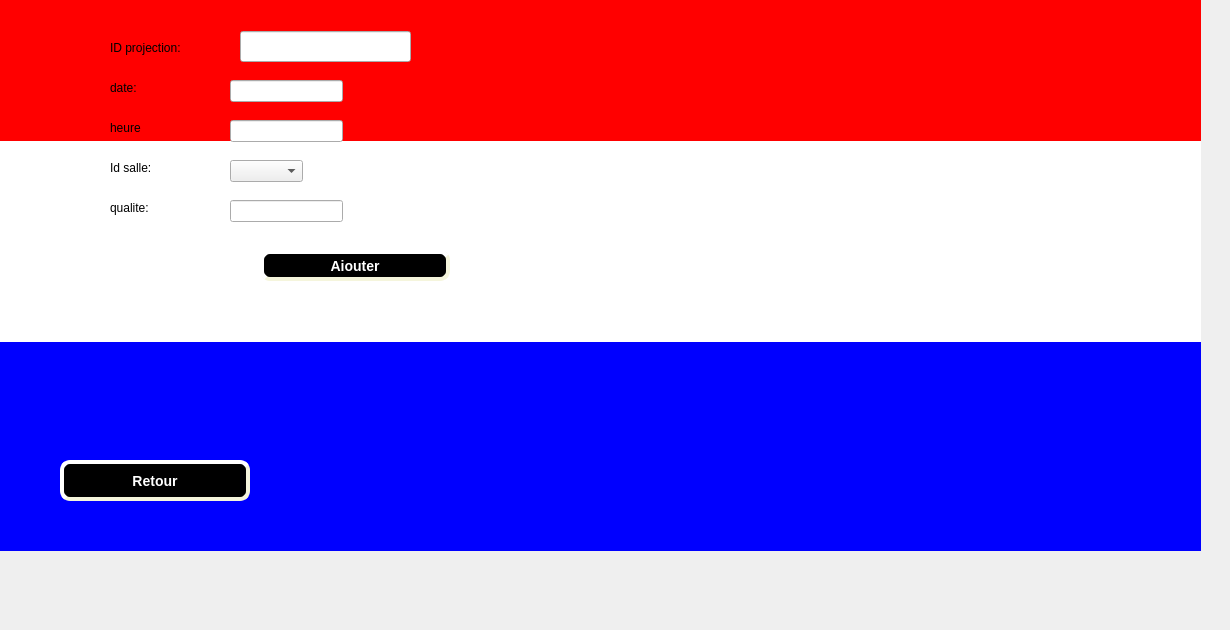
          <widget class="QWidget" name="tab_26">
           <attribute name="title">
            <string>ajouter projection</string>
           </attribute>
           <widget class="QLabel" name="label_3">
            <property name="geometry">
             <rect>
              <x>110</x>
              <y>80</y>
              <width>56</width>
              <height>16</height>
             </rect>
            </property>
            <property name="text">
             <string>date:</string>
            </property>
           </widget>
           <widget class="QLabel" name="label_66">
            <property name="geometry">
             <rect>
              <x>110</x>
              <y>160</y>
              <width>81</width>
              <height>16</height>
             </rect>
            </property>
            <property name="text">
             <string>Id salle:</string>
            </property>
           </widget>
           <widget class="QLabel" name="label_67">
            <property name="geometry">
             <rect>
              <x>110</x>
              <y>200</y>
              <width>81</width>
              <height>16</height>
             </rect>
            </property>
            <property name="text">
             <string>qualite:</string>
            </property>
           </widget>
           <widget class="QPushButton" name="ajouter">
            <property name="geometry">
             <rect>
              <x>260</x>
              <y>250</y>
              <width>190</width>
              <height>31</height>
             </rect>
            </property>
            <property name="styleSheet">
             <string notr="true">background-color: rgb(0, 0, 0);
color: rgb(255, 255, 255);
     border-style: outset;
     border-width: 4px;
     border-radius: 10px;
     border-color: beige;
     font: bold 14px;
     min-width: 10em;
     padding: 6px</string>
            </property>
            <property name="text">
             <string>Ajouter</string>
            </property>
           </widget>
           <widget class="QLabel" name="label_68">
            <property name="geometry">
             <rect>
              <x>110</x>
              <y>40</y>
              <width>101</width>
              <height>16</height>
             </rect>
            </property>
            <property name="text">
             <string>ID projection:</string>
            </property>
           </widget>
           <widget class="QLineEdit" name="id">
            <property name="geometry">
             <rect>
              <x>240</x>
              <y>31</y>
              <width>171</width>
              <height>31</height>
             </rect>
            </property>
           </widget>
           <widget class="QComboBox" name="id_c">
            <property name="geometry">
             <rect>
              <x>230</x>
              <y>160</y>
              <width>73</width>
              <height>22</height>
             </rect>
            </property>
           </widget>
           <widget class="QLineEdit" name="heure">
            <property name="geometry">
             <rect>
              <x>230</x>
              <y>120</y>
              <width>113</width>
              <height>22</height>
             </rect>
            </property>
           </widget>
           <widget class="QLineEdit" name="date">
            <property name="geometry">
             <rect>
              <x>230</x>
              <y>80</y>
              <width>113</width>
              <height>22</height>
             </rect>
            </property>
           </widget>
           <widget class="QLabel" name="label_69">
            <property name="geometry">
             <rect>
              <x>110</x>
              <y>120</y>
              <width>56</width>
              <height>16</height>
             </rect>
            </property>
            <property name="text">
             <string>heure</string>
            </property>
           </widget>
           <widget class="QLineEdit" name="qualite">
            <property name="geometry">
             <rect>
              <x>230</x>
              <y>200</y>
              <width>113</width>
              <height>22</height>
             </rect>
            </property>
           </widget>
           <widget class="QLabel" name="label_96">
            <property name="geometry">
             <rect>
              <x>-20</x>
              <y>-70</y>
              <width>1221</width>
              <height>621</height>
             </rect>
            </property>
            <property name="styleSheet">
             <string notr="true">background-color: qlineargradient(spread:pad, x1:0, y1:0, x2:0, y2:1, stop:0 rgba(255, 0, 0, 255), stop:0.339795 rgba(255, 0, 0, 255), stop:0.339799 rgba(255, 255, 255, 255), stop:0.662444 rgba(255, 255, 255, 255), stop:0.662469 rgba(0, 0, 255, 255), stop:1 rgba(0, 0, 255, 255));
alternate-background-color: rgb(255, 255, 0);</string>
            </property>
            <property name="text">
             <string/>
            </property>
            <property name="pixmap">
             <pixmap>../../project/panneau-clap-film-fond-rose-pour-equipement-tournage_9555-779.jpg</pixmap>
            </property>
            <property name="scaledContents">
             <bool>true</bool>
            </property>
           </widget>
           <widget class="QPushButton" name="retour_button_5">
            <property name="geometry">
             <rect>
              <x>60</x>
              <y>460</y>
              <width>190</width>
              <height>41</height>
             </rect>
            </property>
            <property name="styleSheet">
             <string notr="true">background-color: rgb(0, 0, 0);
color: rgb(255, 255, 255);
     border-style: outset;
     border-width: 4px;
     border-radius: 10px;
     border-color: beige;
     font: bold 14px;
     min-width: 10em;
     padding: 6px</string>
            </property>
            <property name="text">
             <string>Retour</string>
            </property>
           </widget>
           <zorder>label_96</zorder>
           <zorder>label_3</zorder>
           <zorder>label_66</zorder>
           <zorder>label_67</zorder>
           <zorder>ajouter</zorder>
           <zorder>label_68</zorder>
           <zorder>id</zorder>
           <zorder>id_c</zorder>
           <zorder>heure</zorder>
           <zorder>date</zorder>
           <zorder>label_69</zorder>
           <zorder>qualite</zorder>
           <zorder>retour_button_5</zorder>
          </widget>
